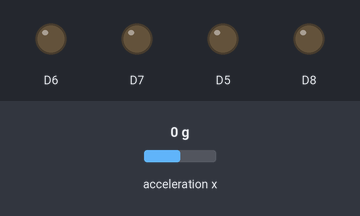
A sketch run on a simulated ESP8266 (NodeMCU). Parts: output pins drawn as LEDs (lit = HIGH). The test bench sets the inputs (shaded band); at power-on: acceleration x 0 g.

Above: at 1.2 s.
1.3 s: acceleration x set to -0.8 g
At 2.5 s:
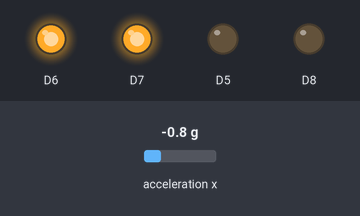
2.8 s: acceleration x set to 0.8 g
At 3.3 s:
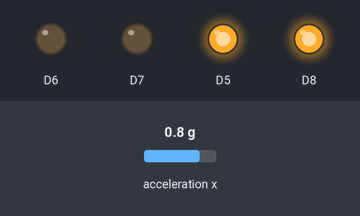
4.3 s: acceleration x set to -1.4 g
At 5.4 s:
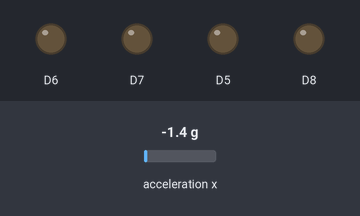
5.8 s: acceleration x set to -1 g
7.3 s: acceleration x set to -0.7 g
At 7.8 s:
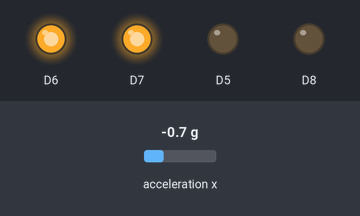
Timing chart, 0 to 9.8 s (numbered marks = the images above; inputs shaded):
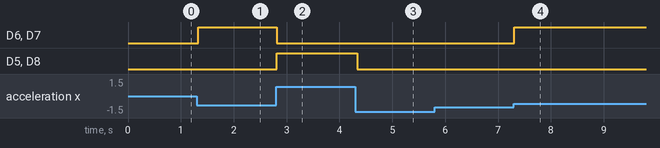

The sketch:

Muki.ino
```cpp
#include "MPU6050.h"
#include <Wire.h>
MPU6050 mpu;

int accZ = 0;
double accZMin = 0;
double accZMax = 0;

void setup() {
  pinMode(D5, OUTPUT);
  pinMode(D6, OUTPUT);
  pinMode(D7, OUTPUT);
  pinMode(D8, OUTPUT);
  Wire.begin();
  //analogWriteRange(255);
  mpu.initialize();
  mpu.setXAccelOffset(-1528);
  mpu.setYAccelOffset(-510);
  mpu.setZAccelOffset(1826);
  mpu.setXGyroOffset(85);
  mpu.setYGyroOffset(-75);
  mpu.setZGyroOffset(42);
}

void loop() {
  delay(40);
  accZ = mpu.getAccelerationX();
  accZ = map(accZ, -17000, 17000, -150, 150);
  accZMin = accZ * 20;
  accZMax = accZ * 20;

  if (accZ > 5 && accZ < 120) {
    analogWrite(D5, accZMax);
    analogWrite(D6, 0);
    analogWrite(D7, 0);
    analogWrite(D8, accZMax);
  }
  else  if (accZ < -5 && accZ > -120) {
    analogWrite(D5, 0);
    analogWrite(D6, -accZMin);
    analogWrite(D7, -accZMin);
    analogWrite(D8, 0);
  }
  else {
    analogWrite(D6, 0);
    analogWrite(D7, 0);
    analogWrite(D5, 0);
    analogWrite(D8, 0);
  }
}
```

Measured:
- the behaviour switches between -0.9 and -0.8 g on acceleration x (found by bisection; images 3 and 4)
- after the input at 1.3 s, D6, D7: LOW → HIGH at once
- after the input at 2.8 s, D6, D7: HIGH → LOW at once; D5, D8: LOW → HIGH at once
- after the input at 4.3 s, D5, D8: HIGH → LOW at once
- after the input at 5.8 s, every drawn part: stays the same
- after the input at 7.3 s, D6, D7: LOW → HIGH at once
